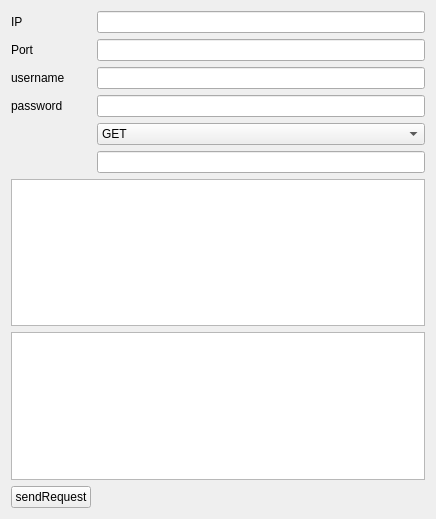
<?xml version="1.0" encoding="UTF-8"?>
<ui version="4.0">
 <class>CHttpAuth</class>
 <widget class="QWidget" name="CHttpAuth">
  <property name="geometry">
   <rect>
    <x>0</x>
    <y>0</y>
    <width>436</width>
    <height>519</height>
   </rect>
  </property>
  <property name="windowTitle">
   <string>CHttpAuth</string>
  </property>
  <layout class="QGridLayout" name="gridLayout">
   <item row="0" column="0">
    <widget class="QLabel" name="label">
     <property name="text">
      <string>IP</string>
     </property>
    </widget>
   </item>
   <item row="0" column="1">
    <widget class="QLineEdit" name="lineEdit_ip"/>
   </item>
   <item row="1" column="0">
    <widget class="QLabel" name="label_2">
     <property name="text">
      <string>Port</string>
     </property>
    </widget>
   </item>
   <item row="1" column="1">
    <widget class="QLineEdit" name="lineEdit_port"/>
   </item>
   <item row="9" column="0" colspan="2">
    <widget class="QTextEdit" name="textEdit_request"/>
   </item>
   <item row="10" column="0" colspan="2">
    <widget class="QTextEdit" name="textEdit_response"/>
   </item>
   <item row="11" column="0">
    <widget class="QPushButton" name="pushButton">
     <property name="text">
      <string>sendRequest</string>
     </property>
    </widget>
   </item>
   <item row="4" column="1">
    <widget class="QLineEdit" name="lineEdit_username"/>
   </item>
   <item row="5" column="1">
    <widget class="QLineEdit" name="lineEdit_pass"/>
   </item>
   <item row="4" column="0">
    <widget class="QLabel" name="label_username">
     <property name="text">
      <string>username</string>
     </property>
    </widget>
   </item>
   <item row="5" column="0">
    <widget class="QLabel" name="label_pass">
     <property name="text">
      <string>password</string>
     </property>
    </widget>
   </item>
   <item row="7" column="1">
    <widget class="QLineEdit" name="lineEdit_url"/>
   </item>
   <item row="6" column="1">
    <widget class="QComboBox" name="comboBox_method">
     <item>
      <property name="text">
       <string>GET</string>
      </property>
     </item>
     <item>
      <property name="text">
       <string>POST</string>
      </property>
     </item>
    </widget>
   </item>
  </layout>
 </widget>
 <layoutdefault spacing="6" margin="11"/>
 <resources/>
 <connections/>
</ui>
